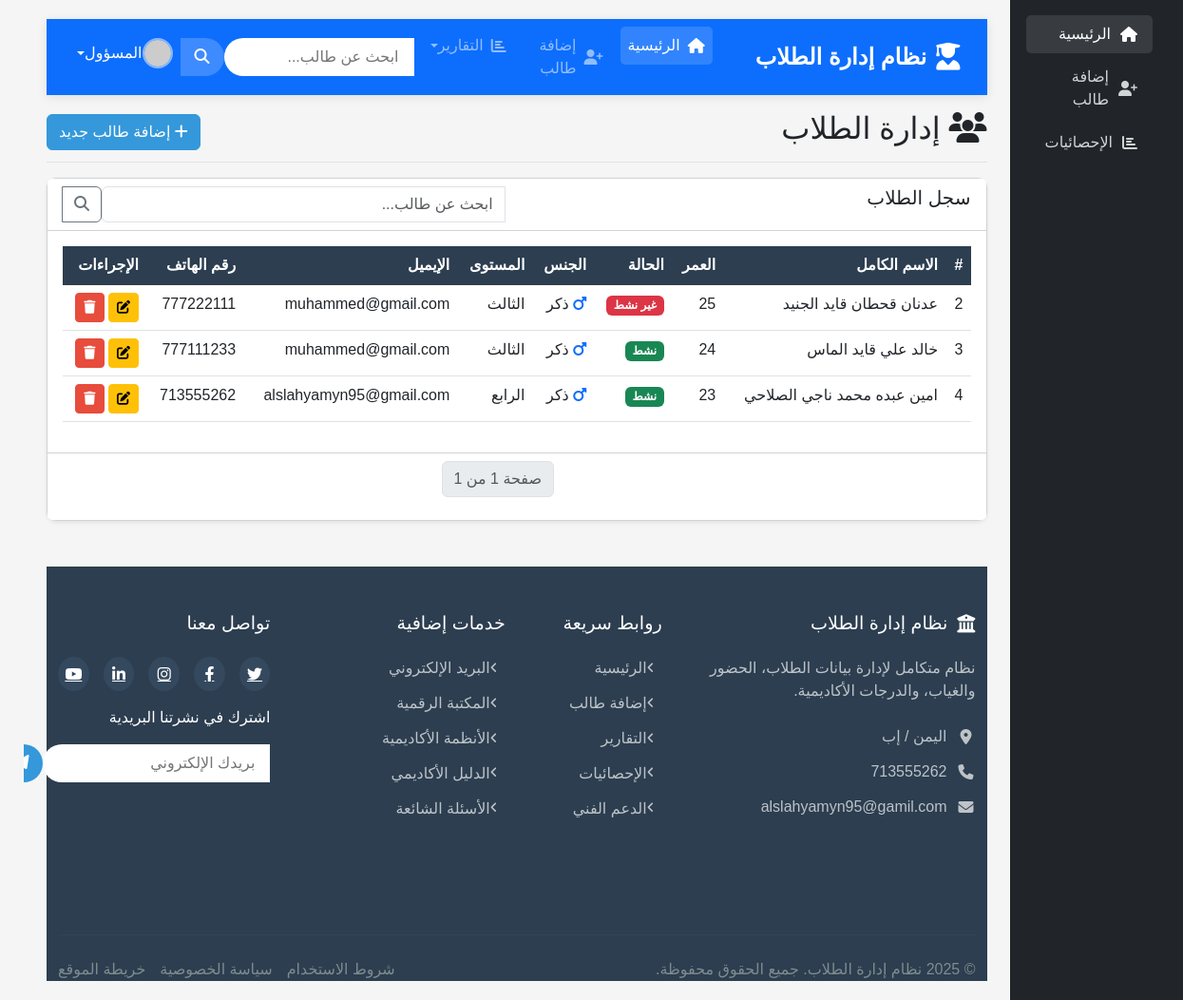
The page / on the database its author committed.
### Lab4/models.py (models this page shows, shortened)
class Students2(models.Model):
    GENDER_CHOICES = [
        ('ذكر', 'ذكر'),
        ('أنثى', 'أنثى'),
    ]
    STATUS_CHOICES = [
        ('نشط', 'نشط'),
        ('غير نشط', 'غير نشط'),
    ]
    name = models.CharField(max_length=100, verbose_name="الاسم الكامل")
    age = models.IntegerField(verbose_name="العمر")
    state = models.CharField(max_length=10, choices=STATUS_CHOICES, verbose_name="الحالة")
    gender = models.CharField(max_length=10, choices=GENDER_CHOICES, verbose_name="الجنس")
    level = models.CharField(max_length=50, verbose_name="المستوى")
    email = models.EmailField(verbose_name="الإيميل")
    phone = models.CharField(max_length=20, verbose_name="رقم الهاتف")
    system = models.CharField(max_length=50, verbose_name="النظام")
    class Meta:
        verbose_name = "طالب"
        verbose_name_plural = "الطلاب"

### Lab4/views.py (the view)
# urls.py: path('', views.student_list, name='student_list'),
def student_list(request):
    search_query = request.GET.get('search', '')
    if search_query:
        students = Students2.objects.filter(
            name__icontains=search_query) | Students2.objects.filter(email__icontains=search_query) | Students2.objects.filter(phone__icontains=search_query)
    else:
        students = Students2.objects.all()
    paginator = Paginator(students, 10)  # 10 طلاب لكل صفحة
    page_number = request.GET.get('page')
    page_obj = paginator.get_page(page_number)
    return render(request, 'lab4/list.html', {
        'students': page_obj,
        'search_query': search_query
    })

### templates/lab4/list.html (shortened to what this page needs)
{% extends 'lab4/base.html' %}
{% block content %}
<div class="d-flex justify-content-between flex-wrap flex-md-nowrap align-items-center pt-3 pb-2 mb-3 border-bottom">
    <h1 class="h2"><i class="fas fa-users"></i> إدارة الطلاب</h1>
    <div class="btn-toolbar mb-2 mb-md-0">
        <a href="{% url 'add_student' %}" class="btn btn-primary">
            <i class="fas fa-plus"></i> إضافة طالب جديد
        </a>
    </div>
</div>
<div class="card shadow-sm mb-4">
    <div class="card-header bg-white">
        <div class="row">
            <div class="col-md-6">
                <h5 class="mb-0">سجل الطلاب</h5>
            </div>
            <div class="col-md-6">
                <div class="input-group">
                    <input type="text" id="studentSearch" class="form-control" placeholder="ابحث عن طالب...">
                    <button class="btn btn-outline-secondary" type="button">
                        <i class="fas fa-search"></i>
                    </button>
                </div>
            </div>
        </div>
    </div>
    <div class="card-body">
        <div class="table-responsive">
            <table class="table table-hover" id="studentsTable">
                <thead class="table-dark">
                    <tr>
                        <th>#</th>
                        <th>الاسم الكامل</th>
                        <th>العمر</th>
                        <th>الحالة</th>
                        <th>الجنس</th>
                        <th>المستوى</th>
                        <th>الإيميل</th>
                        <th>رقم الهاتف</th>
                        <th>الإجراءات</th>
                    </tr>
                </thead>
                <tbody>
                    {% for student in students %}
                    <tr>
                        <td>{{ student.id }}</td>
                        <td>{{ student.name }}</td>
                        <td>{{ student.age }}</td>
                        <td>
                            <span class="badge bg-{% if student.state == 'نشط' %}success{% else %}danger{% endif %}">
                                {{ student.state }}
                            </span>
                        </td>
                        <td>
                            {% if student.gender == 'ذكر' %}
                                <i class="fas fa-mars text-primary"></i>
                            {% else %}
                                <i class="fas fa-venus text-danger"></i>
                            {% endif %}
                            {{ student.gender }}
                        </td>
                        <td>{{ student.level }}</td>
                        <td>{{ student.email }}</td>
                        <td>{{ student.phone }}</td>
                        <td>
                            <a href="{% url 'edit_student' student.id %}" class="btn btn-sm btn-warning">
                                <i class="fas fa-edit"></i>
                            </a>
                            <a href="{% url 'delete_student' student.id %}" class="btn btn-sm btn-danger delete-btn">
                                <i class="fas fa-trash"></i>
                            </a>
                        </td>
                    </tr>
                    {% empty %}
                    <tr>
                        <td colspan="9" class="text-center">لا توجد بيانات</td>
                    </tr>
                    {% endfor %}
                </tbody>
            </table>
        </div>
    </div>
    <div class="card-footer bg-white">
        <nav aria-label="Page navigation">
            <ul class="pagination justify-content-center">
                <li class="page-item disabled">
                    <span class="page-link">
                        صفحة {{ students.number }} من {{ students.paginator.num_pages }}
                    </span>
                </li>
            </ul>
        </nav>
    </div>
</div>
{% endblock %}

### templates/lab4/base.html (shortened to what this page needs)
<!DOCTYPE html>
<html lang="ar" dir="rtl">
<head>
    <link rel="stylesheet" href="https://cdnjs.cloudflare.com/ajax/libs/font-awesome/6.4.0/css/all.min.css">
    <link href="https://cdn.jsdelivr.net/npm/bootstrap@5.3.0/dist/css/bootstrap.min.css" rel="stylesheet">
</head>
<body>
    <div class="container-fluid">
        <div class="row">
            <div class="col-md-3 col-lg-2 d-md-block sidebar bg-dark collapse">
                <div class="position-sticky pt-3">
                    <ul class="nav flex-column">
                        <li class="nav-item">
                            <a class="nav-link active" href="{% url 'student_list' %}">
                                <i class="fas fa-home"></i> الرئيسية
                            </a>
                        </li>
                        <li class="nav-item">
                            <a class="nav-link" href="{% url 'add_student' %}">
                                <i class="fas fa-user-plus"></i> إضافة طالب
                            </a>
                        </li>
                        <li class="nav-item">
                            <a class="nav-link" href="#">
                                <i class="fas fa-chart-bar"></i> الإحصائيات
                            </a>
                        </li>
                    </ul>
                </div>
            </div>
            <main class="col-md-9 ms-sm-auto col-lg-10 px-md-4 main-content">
                {% include 'lab4/header.html' %}
                {% block content %}
                {% endblock %}
                {% include 'lab4/footer.html' %}
            </main>
        </div>
    </div>
</body>
</html>

### templates/lab4/header.html (shortened to what this page needs)
<header class="main-header">
    <nav class="navbar navbar-expand-lg navbar-dark bg-primary">
        <div class="container">
            <a class="navbar-brand" href="{% url 'student_list' %}">
                <i class="fas fa-user-graduate"></i>
                <span class="brand-text">نظام إدارة الطلاب</span>
            </a>
            <div class="collapse navbar-collapse" id="mainNav">
                <ul class="navbar-nav me-auto">
                    <li class="nav-item">
                        <a class="nav-link active" href="{% url 'student_list' %}">
                            <i class="fas fa-home"></i> الرئيسية
                        </a>
                    </li>
                    <li class="nav-item">
                        <a class="nav-link" href="{% url 'add_student' %}">
                            <i class="fas fa-user-plus"></i> إضافة طالب
                        </a>
                    </li>
                    <li class="nav-item dropdown">
                        <a class="nav-link dropdown-toggle" href="#" id="reportsDropdown" role="button" data-bs-toggle="dropdown">
                            <i class="fas fa-chart-bar"></i> التقارير
                        </a>
                    </li>
                </ul>
                <div class="d-flex">
                    <div class="search-container">
                        <form class="search-form" method="get" action="{% url 'student_list' %}">
                            <input class="search-input" type="search" name="search" placeholder="ابحث عن طالب..." aria-label="Search">
                            <button class="search-btn" type="submit">
                                <i class="fas fa-search"></i>
                            </button>
                        </form>
                    </div>
                    <div class="user-dropdown ms-3">
                        <a href="#" class="d-flex align-items-center text-white text-decoration-none dropdown-toggle" id="userDropdown" data-bs-toggle="dropdown">
                            <img src="https://ui-avatars.com/api/?name=المسؤول&background=random" alt="صورة المستخدم" class="rounded-circle me-2" width="32" height="32">
                            <span class="d-none d-lg-inline">المسؤول</span>
                        </a>
                    </div>
                </div>
            </div>
        </div>
    </nav>
</header>

### templates/lab4/footer.html
<footer class="main-footer">
    <div class="container">
        <div class="row">
            <div class="col-lg-4 col-md-6 footer-section">
                <h5 class="footer-title">
                    <i class="fas fa-university"></i> نظام إدارة الطلاب
                </h5>
                <p class="footer-text">
                    نظام متكامل لإدارة بيانات الطلاب، الحضور والغياب، والدرجات الأكاديمية.
                </p>
                <div class="contact-info">
                    <p><i class="fas fa-map-marker-alt"></i> اليمن / إب </p>
                    <p><i class="fas fa-phone"></i>713555262</p>
                    <p><i class="fas fa-envelope"></i> alslahyamyn95@gamil.com</p>
                </div>
            </div>
            <div class="col-lg-2 col-md-6 footer-section">
                <h5 class="footer-title">روابط سريعة</h5>
                <ul class="footer-links">
                    <li><a href="{% url 'student_list' %}"><i class="fas fa-angle-left"></i> الرئيسية</a></li>
                    <li><a href="{% url 'add_student' %}"><i class="fas fa-angle-left"></i> إضافة طالب</a></li>
                    <li><a href="#"><i class="fas fa-angle-left"></i> التقارير</a></li>
                    <li><a href="#"><i class="fas fa-angle-left"></i> الإحصائيات</a></li>
                    <li><a href="#"><i class="fas fa-angle-left"></i> الدعم الفني</a></li>
                </ul>
            </div>
            <div class="col-lg-3 col-md-6 footer-section">
                <h5 class="footer-title">خدمات إضافية</h5>
                <ul class="footer-links">
                    <li><a href="#"><i class="fas fa-angle-left"></i> البريد الإلكتروني</a></li>
                    <li><a href="#"><i class="fas fa-angle-left"></i> المكتبة الرقمية</a></li>
                    <li><a href="#"><i class="fas fa-angle-left"></i> الأنظمة الأكاديمية</a></li>
                    <li><a href="#"><i class="fas fa-angle-left"></i> الدليل الأكاديمي</a></li>
                    <li><a href="#"><i class="fas fa-angle-left"></i> الأسئلة الشائعة</a></li>
                </ul>
            </div>
            <div class="col-lg-3 col-md-6 footer-section">
                <h5 class="footer-title">تواصل معنا</h5>
                <div class="social-media">
                    <a href="#" class="social-icon"><i class="fab fa-twitter"></i></a>
                    <a href="#" class="social-icon"><i class="fab fa-facebook-f"></i></a>
                    <a href="#" class="social-icon"><i class="fab fa-instagram"></i></a>
                    <a href="#" class="social-icon"><i class="fab fa-linkedin-in"></i></a>
                    <a href="#" class="social-icon"><i class="fab fa-youtube"></i></a>
                </div>
                <div class="newsletter mt-3">
                    <p>اشترك في نشرتنا البريدية</p>
                    <form class="newsletter-form">
                        <input type="email" placeholder="بريدك الإلكتروني" required>
                        <button type="submit"><i class="fas fa-paper-plane"></i></button>
                    </form>
                </div>
            </div>
        </div>
        <div class="copyright-section">
            <hr class="footer-divider">
            <div class="row">
                <div class="col-md-6">
                    <p class="copyright-text">
                        &copy; 2025 نظام إدارة الطلاب. جميع الحقوق محفوظة.
                    </p>
                </div>
                <div class="col-md-6">
                    <ul class="footer-policy-links">
                        <li><a href="#">شروط الاستخدام</a></li>
                        <li><a href="#">سياسة الخصوصية</a></li>
                        <li><a href="#">خريطة الموقع</a></li>
                    </ul>
                </div>
            </div>
        </div>
    </div>
</footer>

### rows shown on the page
Students2: id "2", name "عدنان قحطان قايد الجنيد", state "غير نشط", gender "ذكر", level "الثالث", email "muhammed@gmail.com", phone "777222111"
Students2: id "3", name "خالد علي قايد الماس", state "نشط", gender "ذكر", level "الثالث", email "muhammed@gmail.com", phone "777111233"
Students2: id "4", name "امين عبده محمد ناجي الصلاحي", state "نشط", gender "ذكر", level "الرابع", email "alslahyamyn95@gmail.com", phone "713555262"
